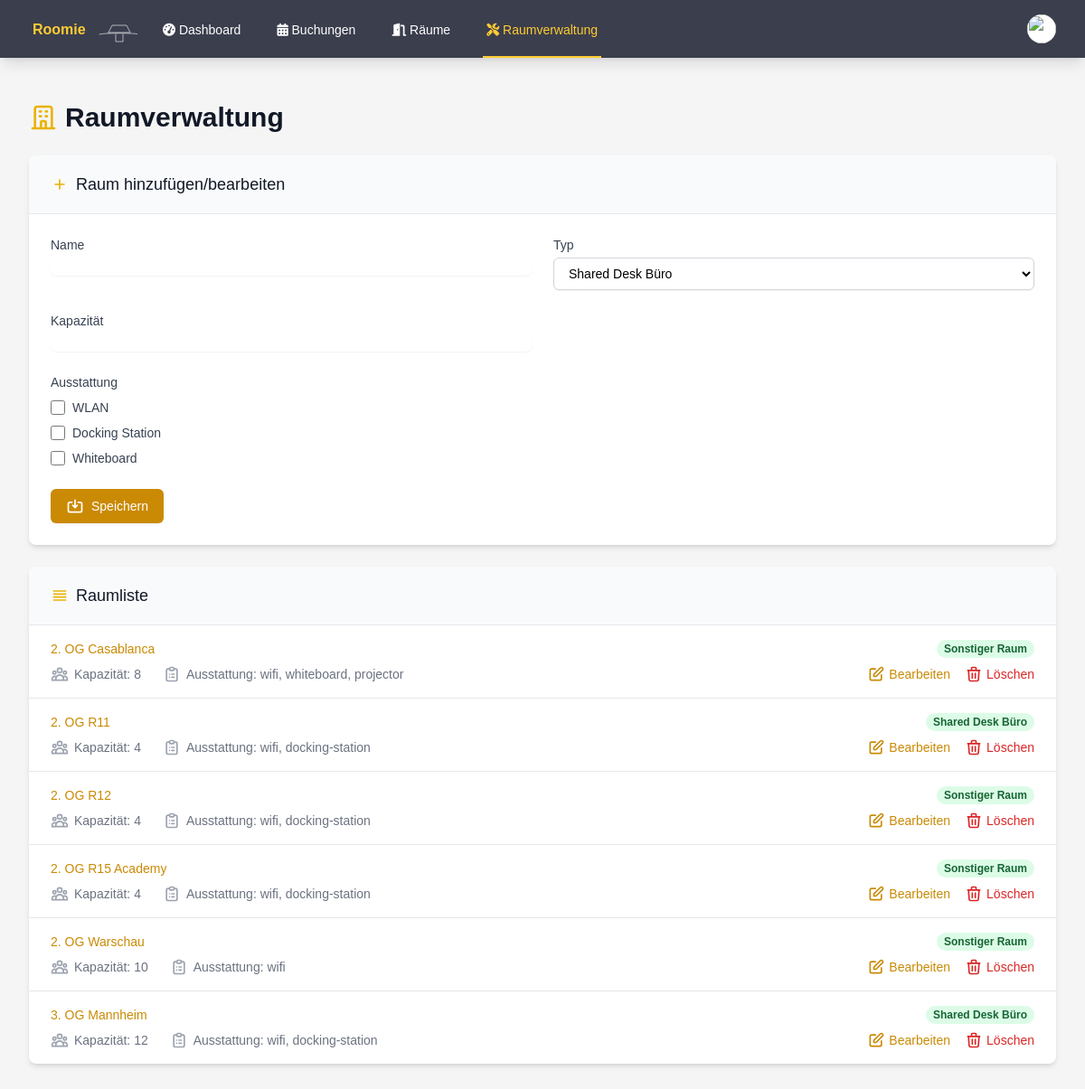
/admin_rooms.php (signed in), run on the app's committed database.
### tables this page shows
CREATE TABLE rooms (
        id INTEGER PRIMARY KEY AUTOINCREMENT,
        name TEXT NOT NULL,
        type TEXT NOT NULL,
        capacity INTEGER DEFAULT 0,
        is_favorite INTEGER DEFAULT 0,
        equipment TEXT
    );

### auth.php (called while the page is built, shortened)
<?php
function isAdmin() {
    return isset($_SESSION['is_admin']) && $_SESSION['is_admin'] == 1;
}

### admin_rooms.php (the view, shortened to what this page needs)
<?php
require_once 'auth.php';
$current_page = basename($_SERVER['PHP_SELF']);
try {
    $db = getDatabaseConnection();
    $stmt = $db->query("SELECT * FROM rooms ORDER BY name");
    $rooms = $stmt->fetchAll(PDO::FETCH_ASSOC);
} catch (PDOException $e) {
    $errorMessage = "Datenbankfehler: " . $e->getMessage();
}
function getRoomTypeName($type)
{
    switch ($type) {
        case 'shared-desk':
            return 'Shared Desk Büro';
        default:
            return 'Sonstiger Raum';
    }
}
?>
<!DOCTYPE html>
<html lang="de">
<head>
    <script src="https://cdn.tailwindcss.com"></script>
    <link rel="stylesheet" href="styles.css">
    <link rel="stylesheet" href="https://cdnjs.cloudflare.com/ajax/libs/font-awesome/6.1.1/css/all.min.css">
</head>
<body class="bg-custom-background">
    <nav class="bg-custom-nav shadow-lg" x-data="{ open: false }">
        <div class="max-w-7xl mx-auto px-4 sm:px-6 lg:px-8">
            <div class="flex justify-between h-16">
                <div class="flex">
                    <div class="flex-shrink-0 flex items-center">
                        <a href="index.php">
                            <img class="h-8 w-auto" src="test.svg" alt="Roomie Logo">
                        </a>
                    </div>
                    <div class="hidden sm:ml-6 sm:flex sm:space-x-8">
                        <a href="index.php" class="inline-flex items-center px-1 pt-1 border-b-2 text-sm font-medium <?php echo $current_page == 'index.php' ? 'active' : 'inactive'; ?>">
                            <i class="fas fa-tachometer-alt"></i>&nbsp;Dashboard
                        </a>
                        <a href="bookings.php" class="inline-flex items-center px-1 pt-1 border-b-2 text-sm font-medium <?php echo $current_page == 'bookings.php' ? 'active' : 'inactive'; ?>">
                            <i class="fas fa-calendar-alt"></i>&nbsp;Buchungen
                        </a>
                        <a href="rooms.php" class="inline-flex items-center px-1 pt-1 border-b-2 text-sm font-medium <?php echo $current_page == 'rooms.php' ? 'active' : 'inactive'; ?>">
                            <i class="fas fa-door-open"></i>&nbsp;Räume
                        </a>
                        <?php if (isAdmin()) : ?>
                            <a href="admin_rooms.php" class="inline-flex items-center px-1 pt-1 border-b-2 text-sm font-medium <?php echo $current_page == 'admin_rooms.php' ? 'active' : 'inactive'; ?>">
                                <i class="fas fa-tools"></i>&nbsp;Raumverwaltung
                            </a>
                        <?php endif; ?>
                    </div>
                </div>
                <div class="hidden sm:ml-6 sm:flex sm:items-center">
                    <div class="ml-3 relative" x-data="{ open: false }">
                        <div>
                            <button @click="open = !open" class="bg-white rounded-full flex text-sm focus:outline-none focus:ring-2 focus:ring-offset-2 focus:ring-yellow-500" id="user-menu" aria-haspopup="true" x-bind:aria-expanded="open">
                                <img class="h-8 w-8 rounded-full" src="<?php echo !empty($user['profile_image']) ? 'uploads/' . htmlspecialchars($user['profile_image']) : 'https://images.unsplash.com/photo-1472099645785-5658abf4ff4e?ixlib=rb-1.2.1&ixid=eyJhcHBfaWQiOjEyMDd9&auto=format&fit=facearea&facepad=2&w=256&h=256&q=80'; ?>" alt="">
                            </button>
                        </div>
                    </div>
                </div>
            </div>
        </div>
    </nav>
    <div class="max-w-7xl mx-auto py-6 sm:px-6 lg:px-8">
        <div class="px-4 py-6 sm:px-0">
            <h1 class="text-3xl font-bold text-gray-900 mb-6 flex items-center">
                Raumverwaltung
            </h1>
            <div class="bg-white shadow-md rounded-lg overflow-hidden mb-6">
                <div class="px-4 py-5 sm:px-6 bg-gray-50">
                    <h3 class="text-lg leading-6 font-medium text-gray-900 flex items-center">
                        <svg class="h-5 w-5 text-yellow-500 mr-2" xmlns="http://www.w3.org/2000/svg" fill="none" viewBox="0 0 24 24" stroke="currentColor">
                            <path stroke-linecap="round" stroke-linejoin="round" stroke-width="2" d="M12 6v6m0 0v6m0-6h6m-6 0H6" />
                        </svg>
                        Raum hinzufügen/bearbeiten
                    </h3>
                </div>
                <div class="border-t border-gray-200">
                    <form action="" method="POST" class="px-4 py-5 sm:p-6">
                        <div class="grid grid-cols-6 gap-6">
                            <div class="col-span-6 sm:col-span-3">
                                <label for="name" class="block text-sm font-medium text-gray-700">Name</label>
                                <input type="text" name="name" id="name" required class="mt-1 focus:ring-yellow-500 focus:border-yellow-500 block w-full shadow-sm sm:text-sm border-gray-300 rounded-md">
                            </div>
                            <div class="col-span-6 sm:col-span-3">
                                <label for="type" class="block text-sm font-medium text-gray-700">Typ</label>
                                <select name="type" id="type" required class="mt-1 block w-full py-2 px-3 border border-gray-300 bg-white rounded-md shadow-sm focus:outline-none focus:ring-yellow-500 focus:border-yellow-500 sm:text-sm">
                                    <option value="shared-desk">Shared Desk Büro</option>
                                </select>
                            </div>
                            <div class="col-span-6 sm:col-span-3">
                                <label for="capacity" class="block text-sm font-medium text-gray-700">Kapazität</label>
                                <input type="number" name="capacity" id="capacity" required class="mt-1 focus:ring-yellow-500 focus:border-yellow-500 block w-full shadow-sm sm:text-sm border-gray-300 rounded-md">
                            </div>
                            <div class="col-span-6">
                                <label class="block text-sm font-medium text-gray-700">Ausstattung</label>
                                <div class="mt-2 space-y-2">
                                    <div class="flex items-center">
                                        <input type="checkbox" id="equipment_wifi" name="equipment[]" value="wifi" class="focus:ring-yellow-500 h-4 w-4 text-yellow-600 border-gray-300 rounded">
                                        <label for="equipment_wifi" class="ml-2 text-sm text-gray-700">WLAN</label>
                                    </div>
                                    <div class="flex items-center">
                                        <input type="checkbox" id="equipment_projector" name="equipment[]" value="docking-station" class="focus:ring-yellow-500 h-4 w-4 text-yellow-600 border-gray-300 rounded">
                                        <label for="equipment_projector" class="ml-2 text-sm text-gray-700">Docking Station</label>
                                    </div>
                                    <div class="flex items-center">
                                        <input type="checkbox" id="equipment_whiteboard" name="equipment[]" value="whiteboard" class="focus:ring-yellow-500 h-4 w-4 text-yellow-600 border-gray-300 rounded">
                                        <label for="equipment_whiteboard" class="ml-2 text-sm text-gray-700">Whiteboard</label>
                                    </div>
                                </div>
                            </div>
                        </div>
                        <div class="mt-6">
                            <button type="submit" class="inline-flex justify-center py-2 px-4 border border-transparent shadow-sm text-sm font-medium rounded-md text-white bg-yellow-600 hover:bg-yellow-700 focus:outline-none focus:ring-2 focus:ring-offset-2 focus:ring-yellow-500 transition duration-150 ease-in-out">
                                <svg class="h-5 w-5 mr-2" xmlns="http://www.w3.org/2000/svg" fill="none" viewBox="0 0 24 24" stroke="currentColor">
                                    <path stroke-linecap="round" stroke-linejoin="round" stroke-width="2" d="M8 7H5a2 2 0 00-2 2v9a2 2 0 002 2h14a2 2 0 002-2V9a2 2 0 00-2-2h-3m-1 4l-3 3m0 0l-3-3m3 3V4" />
                                </svg>
                                Speichern
                            </button>
                        </div>
                    </form>
                </div>
            </div>
            <div class="bg-white shadow-md rounded-lg overflow-hidden">
                <div class="px-4 py-5 sm:px-6 bg-gray-50">
                    <h3 class="text-lg leading-6 font-medium text-gray-900 flex items-center">
                        <svg class="h-5 w-5 text-yellow-500 mr-2" xmlns="http://www.w3.org/2000/svg" fill="none" viewBox="0 0 24 24" stroke="currentColor">
                            <path stroke-linecap="round" stroke-linejoin="round" stroke-width="2" d="M4 6h16M4 10h16M4 14h16M4 18h16" />
                        </svg>
                        Raumliste
                    </h3>
                </div>
                <div class="border-t border-gray-200">
                    <ul class="divide-y divide-gray-200">
                        <?php foreach ($rooms as $room) : ?>
                            <li>
                                <div class="px-4 py-4 sm:px-6 hover:bg-gray-50 transition duration-150 ease-in-out">
                                    <div class="flex items-center justify-between">
                                        <p class="text-sm font-medium text-yellow-600 truncate">
                                            <?php echo htmlspecialchars($room['name']); ?>
                                        </p>
                                        <div class="ml-2 flex-shrink-0 flex">
                                            <p class="px-2 inline-flex text-xs leading-5 font-semibold rounded-full bg-green-100 text-green-800">
                                                <?php echo getRoomTypeName($room['type']); ?>
                                            </p>
                                        </div>
                                    </div>
                                    <div class="mt-2 sm:flex sm:justify-between">
                                        <div class="sm:flex">
                                            <p class="flex items-center text-sm text-gray-500">
                                                Kapazität: <?php echo htmlspecialchars($room['capacity']); ?>
                                            </p>
                                            <p class="mt-2 flex items-center text-sm text-gray-500 sm:mt-0 sm:ml-6">
                                                Ausstattung: <?php echo htmlspecialchars(implode(', ', json_decode($room['equipment'], true) ?? [])); ?>
                                            </p>
                                        </div>
                                        <div class="mt-2 flex items-center text-sm text-gray-500 sm:mt-0">
                                            <button onclick="editRoom(<?php echo htmlspecialchars(json_encode($room)); ?>)" class="font-medium text-yellow-600 hover:text-yellow-500 mr-4 flex items-center">
                                                <svg class="h-5 w-5 mr-1" xmlns="http://www.w3.org/2000/svg" fill="none" viewBox="0 0 24 24" stroke="currentColor">
                                                    <path stroke-linecap="round" stroke-linejoin="round" stroke-width="2" d="M11 5H6a2 2 0 00-2 2v11a2 2 0 002 2h11a2 2 0 002-2v-5m-1.414-9.414a2 2 0 112.828 2.828L11.828 15H9v-2.828l8.586-8.586z" />
                                                </svg>
                                                Bearbeiten
                                            </button>
                                            <a href="?delete=<?php echo $room['id']; ?>" onclick="return confirm('Sind Sie sicher, dass Sie diesen Raum löschen möchten?');" class="font-medium text-red-600 hover:text-red-500 flex items-center">
                                                Löschen
                                            </a>
                                        </div>
                                    </div>
                                </div>
                            </li>
                        <?php endforeach; ?>
                    </ul>
                </div>
            </div>
        </div>
    </div>
</body>
</html>

### styles.css (style rules this page uses)
.active { color: #ffcc33 !important; border-color: #ffcc33 !important; }
.inactive { color: #fff !important; border-color: transparent !important; }
body { font-family: 'Source Sans 3', sans-serif; }
.bg-custom-nav { background-color: #3b3e4d; }
.bg-custom-background { background-color: #f5f5f5; }

### data on the page
rooms: name "2. OG Casablanca", type "Sonstiger Raum", capacity "8", equipment "wifi, whiteboard, projector"
rooms: name "2. OG R11", type "Shared Desk Büro", capacity "4", equipment "wifi, docking-station"
rooms: name "2. OG R12", type "Sonstiger Raum", capacity "4", equipment "wifi, docking-station"
rooms: name "2. OG R15 Academy", type "Sonstiger Raum", capacity "4", equipment "wifi, docking-station"
rooms: name "2. OG Warschau", type "Sonstiger Raum", capacity "10", equipment "wifi"
rooms: name "3. OG Mannheim", type "Shared Desk Büro", capacity "12", equipment "wifi, docking-station"
